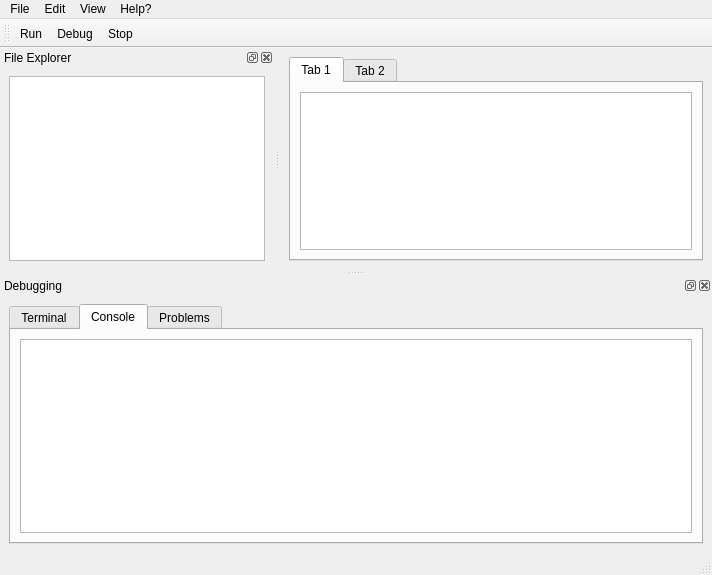
<?xml version="1.0" encoding="UTF-8"?>
<ui version="4.0">
 <class>MainWindow</class>
 <widget class="QMainWindow" name="MainWindow">
  <property name="geometry">
   <rect>
    <x>0</x>
    <y>0</y>
    <width>712</width>
    <height>575</height>
   </rect>
  </property>
  <property name="windowTitle">
   <string>Home Editor</string>
  </property>
  <property name="styleSheet">
   <string notr="true"/>
  </property>
  <widget class="QWidget" name="centralwidget">
   <layout class="QHBoxLayout" name="horizontalLayout_2">
    <item>
     <widget class="QTabWidget" name="MainEditorTabs">
      <property name="currentIndex">
       <number>0</number>
      </property>
      <widget class="QWidget" name="tab">
       <attribute name="title">
        <string>Tab 1</string>
       </attribute>
       <layout class="QVBoxLayout" name="verticalLayout_5">
        <item>
         <layout class="QVBoxLayout" name="verticalLayout_3">
          <item>
           <widget class="PythonCodeEditor" name="plainTextEdit_2"/>
          </item>
         </layout>
        </item>
       </layout>
      </widget>
      <widget class="QWidget" name="tab_2">
       <attribute name="title">
        <string>Tab 2</string>
       </attribute>
       <layout class="QVBoxLayout" name="verticalLayout_6">
        <item>
         <layout class="QVBoxLayout" name="verticalLayout_4">
          <item>
           <widget class="PythonCodeEditor" name="plainTextEdit"/>
          </item>
         </layout>
        </item>
       </layout>
      </widget>
     </widget>
    </item>
   </layout>
  </widget>
  <widget class="QMenuBar" name="menubar">
   <property name="geometry">
    <rect>
     <x>0</x>
     <y>0</y>
     <width>712</width>
     <height>21</height>
    </rect>
   </property>
   <widget class="QMenu" name="menuFile">
    <property name="title">
     <string>File</string>
    </property>
    <widget class="QMenu" name="menuNew">
     <property name="title">
      <string>New</string>
     </property>
     <addaction name="separator"/>
     <addaction name="actionNew_PA"/>
     <addaction name="actionNewPS"/>
    </widget>
    <addaction name="actionSave"/>
    <addaction name="actionSave_As"/>
    <addaction name="separator"/>
    <addaction name="menuNew"/>
    <addaction name="actionOpen"/>
   </widget>
   <widget class="QMenu" name="menuEdit">
    <property name="title">
     <string>Edit</string>
    </property>
    <addaction name="actionUndo"/>
    <addaction name="actionRedo"/>
    <addaction name="separator"/>
    <addaction name="actionPreferences"/>
   </widget>
   <widget class="QMenu" name="menuview">
    <property name="title">
     <string>View</string>
    </property>
   </widget>
   <widget class="QMenu" name="menuHelp">
    <property name="title">
     <string>Help?</string>
    </property>
   </widget>
   <addaction name="menuFile"/>
   <addaction name="menuEdit"/>
   <addaction name="menuview"/>
   <addaction name="menuHelp"/>
  </widget>
  <widget class="QStatusBar" name="statusbar"/>
  <widget class="QDockWidget" name="FileTREEDOCK">
   <property name="windowTitle">
    <string>File Explorer</string>
   </property>
   <attribute name="dockWidgetArea">
    <number>1</number>
   </attribute>
   <widget class="QWidget" name="FileTree">
    <layout class="QVBoxLayout" name="verticalLayout_2">
     <item>
      <layout class="QVBoxLayout" name="verticalLayout">
       <item>
        <widget class="QTreeView" name="treeView"/>
       </item>
      </layout>
     </item>
    </layout>
   </widget>
  </widget>
  <widget class="QToolBar" name="MainTools">
   <property name="windowTitle">
    <string>toolBar</string>
   </property>
   <attribute name="toolBarArea">
    <enum>TopToolBarArea</enum>
   </attribute>
   <attribute name="toolBarBreak">
    <bool>false</bool>
   </attribute>
   <addaction name="actionRun"/>
   <addaction name="actionDebug"/>
   <addaction name="actionStop"/>
  </widget>
  <widget class="QDockWidget" name="TerminalAppsDock">
   <property name="tabletTracking">
    <bool>true</bool>
   </property>
   <property name="windowTitle">
    <string>Debugging</string>
   </property>
   <attribute name="dockWidgetArea">
    <number>8</number>
   </attribute>
   <widget class="QWidget" name="TADContents">
    <layout class="QHBoxLayout" name="horizontalLayout">
     <item>
      <widget class="QTabWidget" name="TerminalTabWidget">
       <property name="currentIndex">
        <number>1</number>
       </property>
       <widget class="QWidget" name="TerminalTab">
        <property name="acceptDrops">
         <bool>true</bool>
        </property>
        <attribute name="title">
         <string>Terminal</string>
        </attribute>
        <layout class="QVBoxLayout" name="verticalLayout_7">
         <item>
          <layout class="QVBoxLayout" name="verticalLayout_10">
           <item>
            <widget class="QPlainTextEdit" name="Terminal">
             <property name="lineWrapMode">
              <enum>QPlainTextEdit::NoWrap</enum>
             </property>
             <property name="readOnly">
              <bool>true</bool>
             </property>
            </widget>
           </item>
          </layout>
         </item>
        </layout>
       </widget>
       <widget class="QWidget" name="ConsoleTab">
        <property name="acceptDrops">
         <bool>true</bool>
        </property>
        <attribute name="title">
         <string>Console</string>
        </attribute>
        <layout class="QVBoxLayout" name="verticalLayout_8">
         <item>
          <layout class="QVBoxLayout" name="verticalLayout_9">
           <item>
            <widget class="QPlainTextEdit" name="Console">
             <property name="lineWrapMode">
              <enum>QPlainTextEdit::NoWrap</enum>
             </property>
             <property name="readOnly">
              <bool>false</bool>
             </property>
            </widget>
           </item>
          </layout>
         </item>
        </layout>
       </widget>
       <widget class="QWidget" name="ProblemsTab">
        <attribute name="title">
         <string>Problems</string>
        </attribute>
        <layout class="QVBoxLayout" name="verticalLayout_12">
         <item>
          <layout class="QVBoxLayout" name="verticalLayout_11">
           <item>
            <widget class="QPlainTextEdit" name="problems">
             <property name="lineWrapMode">
              <enum>QPlainTextEdit::NoWrap</enum>
             </property>
             <property name="readOnly">
              <bool>true</bool>
             </property>
            </widget>
           </item>
          </layout>
         </item>
        </layout>
       </widget>
      </widget>
     </item>
    </layout>
   </widget>
  </widget>
  <action name="actionRun">
   <property name="text">
    <string>Run</string>
   </property>
   <property name="shortcut">
    <string>Ctrl+R</string>
   </property>
  </action>
  <action name="actionDebug">
   <property name="text">
    <string>Debug</string>
   </property>
  </action>
  <action name="actionStop">
   <property name="text">
    <string>Stop</string>
   </property>
  </action>
  <action name="actionSave">
   <property name="text">
    <string>Save</string>
   </property>
  </action>
  <action name="actionSave_As">
   <property name="text">
    <string>Save As..</string>
   </property>
  </action>
  <action name="actionOpen">
   <property name="text">
    <string>Open</string>
   </property>
  </action>
  <action name="actionNew_PA">
   <property name="text">
    <string>New Python Application</string>
   </property>
  </action>
  <action name="actionUndo">
   <property name="text">
    <string>Undo</string>
   </property>
  </action>
  <action name="actionRedo">
   <property name="text">
    <string>Redo</string>
   </property>
  </action>
  <action name="actionPreferences">
   <property name="text">
    <string>Preferences</string>
   </property>
  </action>
  <action name="actionNewPS">
   <property name="text">
    <string>New Python Script</string>
   </property>
  </action>
 </widget>
 <customwidgets>
  <customwidget>
   <class>PythonCodeEditor</class>
   <extends>QPlainTextEdit</extends>
   <header>python_code_editor.h</header>
  </customwidget>
 </customwidgets>
 <resources/>
 <connections/>
</ui>
